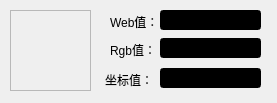
<?xml version="1.0" encoding="UTF-8"?>
<ui version="4.0">
 <class>frmMain</class>
 <widget class="QWidget" name="frmMain">
  <property name="geometry">
   <rect>
    <x>0</x>
    <y>0</y>
    <width>277</width>
    <height>103</height>
   </rect>
  </property>
  <property name="windowTitle">
   <string>颜色捕捉器V1.0</string>
  </property>
  <widget class="QLineEdit" name="txtWeb">
   <property name="geometry">
    <rect>
     <x>160</x>
     <y>10</y>
     <width>101</width>
     <height>20</height>
    </rect>
   </property>
   <property name="styleSheet">
    <string notr="true">background-color: rgb(0, 0, 0);
color: rgb(255, 170, 0);</string>
   </property>
  </widget>
  <widget class="QLabel" name="label">
   <property name="geometry">
    <rect>
     <x>110</x>
     <y>12</y>
     <width>54</width>
     <height>20</height>
    </rect>
   </property>
   <property name="text">
    <string>Web值：</string>
   </property>
  </widget>
  <widget class="QLineEdit" name="txtRgb">
   <property name="geometry">
    <rect>
     <x>160</x>
     <y>38</y>
     <width>101</width>
     <height>20</height>
    </rect>
   </property>
   <property name="styleSheet">
    <string notr="true">background-color: rgb(0, 0, 0);
color: rgb(255, 170, 0);</string>
   </property>
  </widget>
  <widget class="QLabel" name="label_2">
   <property name="geometry">
    <rect>
     <x>110</x>
     <y>40</y>
     <width>54</width>
     <height>20</height>
    </rect>
   </property>
   <property name="text">
    <string>Rgb值：</string>
   </property>
  </widget>
  <widget class="QLineEdit" name="txtXY">
   <property name="geometry">
    <rect>
     <x>160</x>
     <y>68</y>
     <width>101</width>
     <height>20</height>
    </rect>
   </property>
   <property name="styleSheet">
    <string notr="true">background-color: rgb(0, 0, 0);
color: rgb(255, 170, 0);</string>
   </property>
   <property name="text">
    <string/>
   </property>
  </widget>
  <widget class="QLabel" name="label_3">
   <property name="geometry">
    <rect>
     <x>105</x>
     <y>70</y>
     <width>51</width>
     <height>20</height>
    </rect>
   </property>
   <property name="text">
    <string>坐标值：</string>
   </property>
  </widget>
  <widget class="QLabel" name="labColor">
   <property name="geometry">
    <rect>
     <x>10</x>
     <y>10</y>
     <width>81</width>
     <height>81</height>
    </rect>
   </property>
   <property name="cursor">
    <cursorShape>CrossCursor</cursorShape>
   </property>
   <property name="toolTip">
    <string>双击复制颜色值</string>
   </property>
   <property name="frameShape">
    <enum>QFrame::StyledPanel</enum>
   </property>
   <property name="frameShadow">
    <enum>QFrame::Sunken</enum>
   </property>
   <property name="text">
    <string/>
   </property>
  </widget>
 </widget>
 <layoutdefault spacing="6" margin="11"/>
 <resources/>
 <connections/>
</ui>
